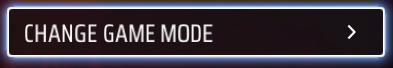
#> input picture templates/change_game_mode_selected.png, 393 x 68 px
$ python -i ocr.py   (imports and definitions only)
#> lines starting #> are read from the running program, lines starting #| are printed output that depends on the picture; after the words box and inside, x2 and y2 are one past the last pixel; in counts of white or black regions, pixels touching at a corner belong together
#> further down, picture is the input picture: shape (68, 393, 3); mean B, G, R 71.3, 59.3, 65.8
"""
OCR for reading player names, lobby codes, and scores.

Tesseract path is set explicitly to avoid PATH issues.
Configure via settings.yaml: vision.tesseract_cmd
"""

from dataclasses import dataclass
from typing import Optional

import cv2
import numpy as np
import pytesseract


@dataclass
class OCRResult:
    """Result of an OCR operation."""

    text: str
    confidence: float
    region: tuple[int, int, int, int]


class TextReader:
    """Handles OCR for extracting text from game UI."""

    def __init__(
            self,
            upscale_factor: int = 3,
            tesseract_cmd: Optional[str] = None,
    ):
        """
        Initialize the text reader.

        Args:
            upscale_factor: How much to upscale images before OCR.
            tesseract_cmd: Explicit path to tesseract.exe.
                           Defaults to standard Windows install location.
        """
        self.upscale_factor = upscale_factor

        # Set Tesseract path explicitly — no PATH required
        if tesseract_cmd:
            pytesseract.pytesseract.tesseract_cmd = tesseract_cmd
        else:
            # Default Windows install location
            pytesseract.pytesseract.tesseract_cmd = (
                r"C:\Program Files\Tesseract-OCR\tesseract.exe"
            )

    def preprocess(self, image: np.ndarray) -> np.ndarray:
        """
        Preprocess image for OCR.

        Steps:
        1. Upscale for better accuracy
        2. Convert to grayscale
        3. Invert if needed (light text on dark background)
        4. Binarize with Otsu's method
        5. Add padding
        """
        # Upscale
        image = cv2.resize(
            image,
            None,
            fx=self.upscale_factor,
            fy=self.upscale_factor,
            interpolation=cv2.INTER_CUBIC,
        )
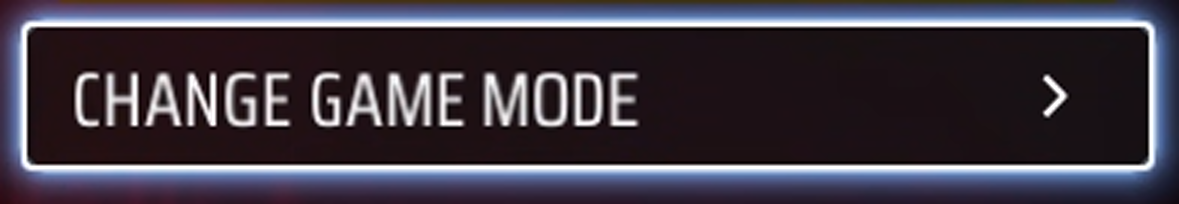
#> image: shape (204, 1179, 3); mean of channels 0, 1, 2 71.1, 59.1, 65.6; drawn as B, G, R

        # Grayscale
        if len(image.shape) == 3:
            gray = cv2.cvtColor(image, cv2.COLOR_BGR2GRAY)
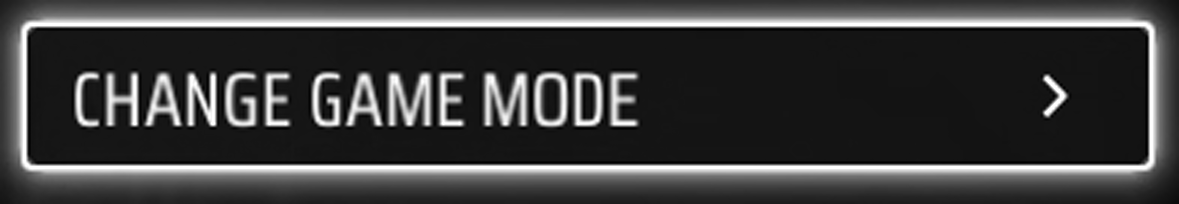
#> gray: shape (204, 1179); min 0, max 255, mean 62.4
        else:
            gray = image

        # Invert if dark background
        if np.mean(gray) < 128:
            gray = cv2.bitwise_not(gray)
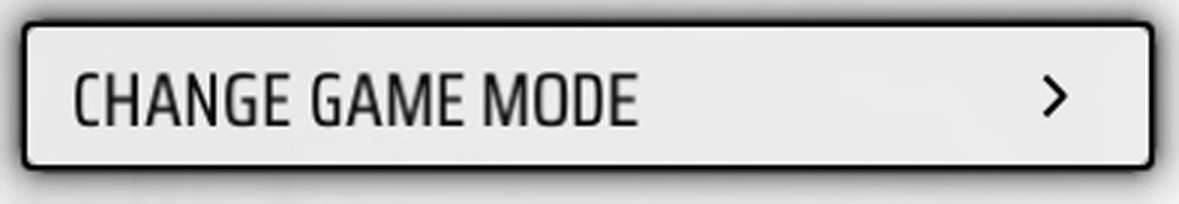
#> gray: shape (204, 1179); min 0, max 255, mean 192.6

        # Binarize
        _, binary = cv2.threshold(gray, 0, 255, cv2.THRESH_BINARY + cv2.THRESH_OTSU)
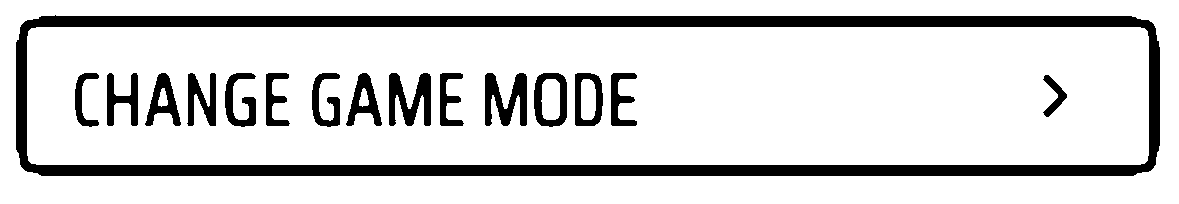
#> binary: shape (204, 1179); 83.5% white; 16 black regions, largest, box (x1, y1, x2, y2) and area: (16, 15, 1160, 176) 27522, (485, 73, 527, 126) 1339, (389, 73, 431, 126) 1334

        # Add padding
        binary = cv2.copyMakeBorder(
            binary, 10, 10, 10, 10, cv2.BORDER_CONSTANT, value=255
        )
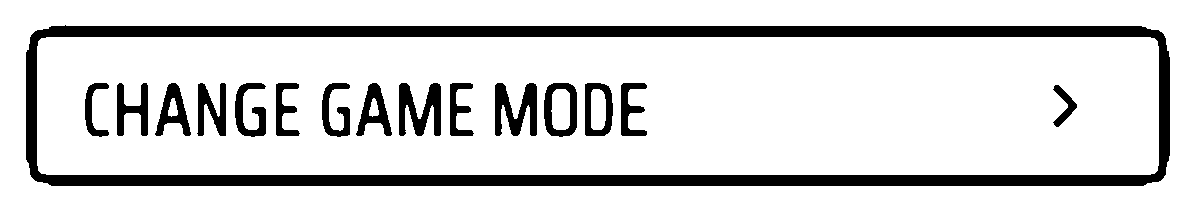
#> binary: shape (224, 1199); 85.2% white; 16 black regions, largest, box (x1, y1, x2, y2) and area: (26, 25, 1170, 186) 27522, (495, 83, 537, 136) 1339, (399, 83, 441, 136) 1334

        return binary

    # [71 lines left out: functions preprocess_chat, read_chat_text, not called in this run]

    def read_text(
            self,
            image: np.ndarray,
            whitelist: Optional[str] = None,
            psm: int = 7,
            use_v_channel: bool = False,
            v_threshold: int = 130,
    ) -> str:
        """
        Extract text from image.

        Args:
            image: BGR or grayscale image.
            whitelist: Optional character whitelist.
            psm: Page segmentation mode.
                 7 = single line (for names, codes).
                 6 = block of text (for chat).
            use_v_channel: If True, preprocess via the V-channel path
                 (``preprocess_chat``) instead of grayscale+Otsu.  Use
                 when the ROI has white text on a coloured background —
                 the scoreboard stat cells sit on team-colour tiles
                 (orange / pink / blue / …), and Otsu can pick a bad
                 cutoff on the pale-colour teams.  The V-channel path
                 puts white at V≈255 regardless of hue.
            v_threshold: Cutoff for the V-channel path (ignored when
                 ``use_v_channel`` is False).

        Returns:
            Extracted text string.
        """
        if use_v_channel:
            processed = self.preprocess_chat(image, v_threshold=v_threshold)
        else:
            processed = self.preprocess(image)

        config = f"--oem 3 --psm {psm}"
        if whitelist:
            config += f" -c tessedit_char_whitelist={whitelist}"

#> (the run stopped early here; a loop or call above may not have finished)
